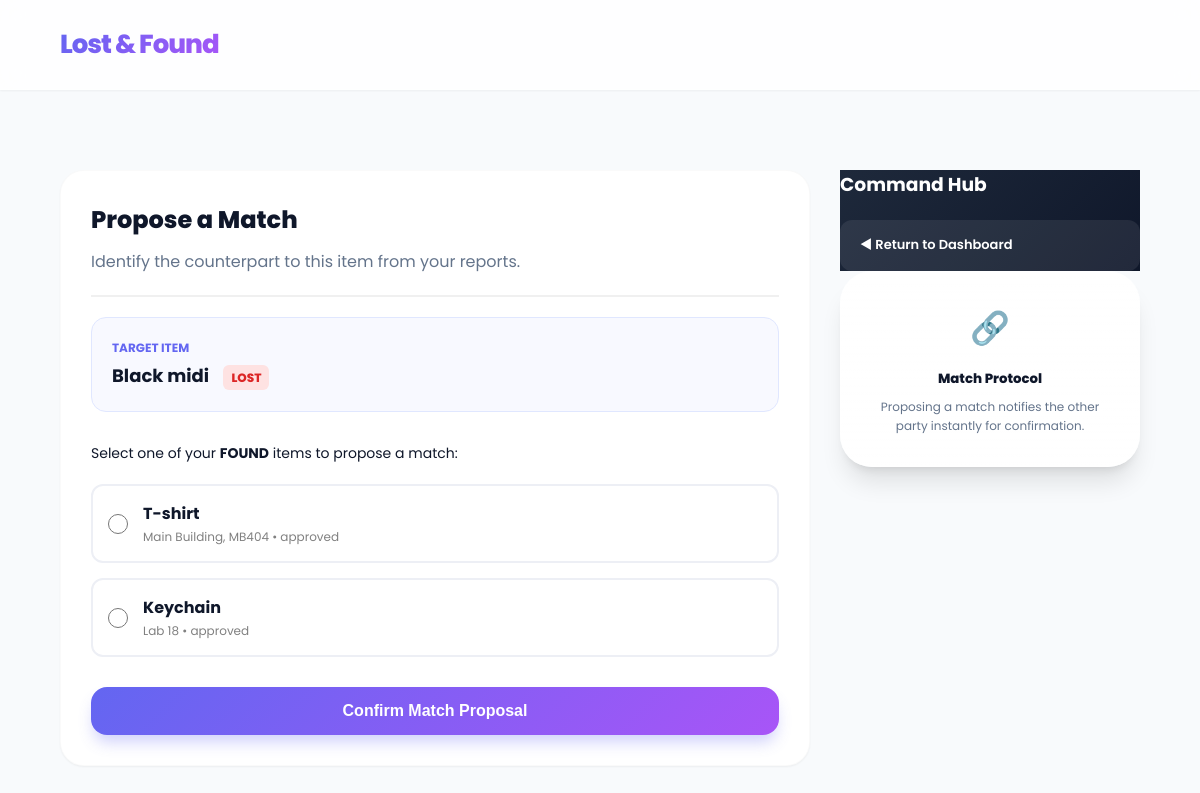
Page /user/match.php?target_id=5 (signed in) on the committed database.
### tables this page shows
CREATE TABLE `items` (
  `id` int(11) NOT NULL,
  `user_id` int(11) NOT NULL,
  `type` enum('lost','found') NOT NULL,
  `item_name` varchar(150) NOT NULL,
  `category` varchar(100) DEFAULT NULL,
  `location` varchar(150) DEFAULT NULL,
  `item_date` date DEFAULT NULL,
  `description` text DEFAULT NULL,
  `image` varchar(255) DEFAULT NULL,
  `status` enum('pending','approved','rejected','matched','claimed','closed') DEFAULT 'pending',
  `created_at` timestamp NOT NULL DEFAULT current_timestamp()
);

### user/match.php (the view, shortened to what this page needs)
<?php
require_once __DIR__ . '/../includes/init.php';
$target_id = $_GET['target_id'] ?? null;
$stmt = $pdo->prepare("SELECT * FROM items WHERE id = ?");
$stmt->execute([$target_id]);
$targetInfo = $stmt->fetch();
$neededType = ($targetInfo['type'] === 'lost') ? 'found' : 'lost';
$stmt = $pdo->prepare("SELECT * FROM items WHERE user_id = ? AND type = ? AND status != 'closed'");
$stmt->execute([$_SESSION['user_id'], $neededType]);
$myCandidates = $stmt->fetchAll();
?>
<!DOCTYPE html>
<html lang="en">
<head>
<link href="<?= BASE_URL ?>/assets/css/theme.css" rel="stylesheet">
</head>
<body>
    <nav class="top-nav">
        <a href="<?= BASE_URL ?>/index.php" class="nav-brand">Lost & Found</a>
    </nav>
    <div class="container">
        <div class="dashboard-layout">
            <main>
                <div class="match-container" style="max-width: 100%; margin: 0; box-shadow: var(--shadow-sm); border: 1px solid rgba(0,0,0,0.02);">
                    <div style="border-bottom: 2px solid #f0f0f0; padding-bottom: 20px; margin-bottom: 20px;">
                         <h2 style="margin-bottom: 10px; font-weight: 800;">Propose a Match</h2>
                         <p style="color: var(--color-text-muted);">Identify the counterpart to this item from your reports.</p>
                    </div>
                    <div style="background: #f8f9ff; border: 1px solid #e0e7ff; padding: 20px; border-radius: 15px; margin-bottom: 30px;">
                        <p style="font-size: 12px; font-weight: 700; color: var(--color-primary); text-transform: uppercase; margin-bottom: 5px;">Target Item</p>
                        <strong style="font-size: 18px;"><?= htmlspecialchars($targetInfo['item_name']) ?></strong>
                        <span style="font-size: 12px; background: <?= $targetInfo['type'] == 'lost' ? '#fee2e2' : '#d1fae5' ?>; color: <?= $targetInfo['type'] == 'lost' ? '#dc2626' : '#059669' ?>; padding: 4px 8px; border-radius: 6px; margin-left: 10px; font-weight: 800;"><?= strtoupper($targetInfo['type']) ?></span>
                    </div>
                    <p style="color: var(--color-text-gray); font-size: 14px; margin-bottom: 15px;">Select one of your <strong><?= strtoupper($neededType) ?></strong> items to propose a match:</p>
                    <?php if (empty($myCandidates)): ?>
                        <div style="padding: 40px; text-align: center; background: #fff; border: 2px dashed #e2e8f0; border-radius: 15px;">
                            <span style="font-size: 40px; display:block; margin-bottom:10px;">📂</span>
                            <p style="font-weight: 600;">No candiate items found.</p>
                            <p style="font-size: 13px; color: gray; margin-bottom: 20px;">You don't have any open "<?= $neededType ?>" items to match against this report.</p>
                            <a href="report-<?= $neededType ?>.php" class="btn-primary" style="display:inline-block;">Report <?= ucfirst($neededType) ?> Item</a>
                        </div>
                    <?php else: ?>
                        <form method="POST">
                            <div class="candidate-list">
                                <?php foreach ($myCandidates as $cand): ?>
                                    <label class="candidate-item">
                                        <input type="radio" name="my_item_id" value="<?= $cand['id'] ?>" required>
                                        <div>
                                            <strong><?= htmlspecialchars($cand['item_name']) ?></strong>
                                            <div style="font-size: 12px; color: gray;"><?= htmlspecialchars($cand['location']) ?> • <?= htmlspecialchars($cand['status']) ?></div>
                                        </div>
                                    </label>
                                <?php endforeach; ?>
                            </div>
                            <button type="submit" class="btn-primary btn-submit" style="margin-top: 30px;">Confirm Match Proposal</button>
                        </form>
                    <?php endif; ?>
                </div>
            </main>
            <aside>
                <div class="sidebar-block" style="background: var(--grad-dark); border: none; color: #fff;">
                    <h3 style="color: #fff; margin-bottom: 20px;">Command Hub</h3>
                    <div style="display: flex; flex-direction: column; gap: 12px;">
                        <a href="dashboard.php" style="background: rgba(255,255,255,0.08); padding: 15px 20px; border-radius: 12px; text-decoration: none; color: #fff; display: flex; align-items: center; justify-content: space-between;">
                            <span style="font-weight: 600; font-size: 13px;">◄ Return to Dashboard</span>
                        </a>
                    </div>
                </div>
                <div class="glass-card" style="padding: 30px; text-align: center;">
                    <span style="font-size: 32px;">🔗</span>
                    <h5 style="margin-top: 15px; font-weight: 800;">Match Protocol</h5>
                    <p style="font-size: 12px; color: var(--color-text-muted); margin-top: 8px;">Proposing a match notifies the other party instantly for confirmation.</p>
                </div>
            </aside>
        </div>
    </div>
</body>
</html>

### assets/css/theme.css (style rules this page uses)
:root { --color-primary: #6366f1; --color-primary-dark: #4f46e5; --color-primary-light: #eef2ff; --color-secondary: #f43f5e; --color-success: #10b981; --color-warning: #f59e0b; --color-danger: #ef4444; --color-bg: #f8fafc; --color-white: #ffffff; --color-text-main: #0f172a; --color-text-muted: #64748b; --color-text-light: #94a3b8; --status-pending-bg: #fffbeb; --status-pending-text: #b45309; --status-matched-bg: #eff6ff; --status-matched-text: #1d4ed8; --status-returned-bg: #f0fdf4; --status-returned-text: #15803d; --status-closed-bg: #fef2f2; --status-closed-text: #b91c1c; --grad-primary: linear-gradient(135deg, #6366f1 0%, #a855f7 100%); --grad-surface: linear-gradient(180deg, rgba(255, 255, 255, 0.9) 0%, rgba(255, 255, 255, 1) 100%); --grad-dark: linear-gradient(135deg, #1e293b 0%, #0f172a 100%); --shadow-sm: 0 1px 2px 0 rgb(0 0 0 / 0.05); --shadow-md: 0 4px 6px -1px rgb(0 0 0 / 0.1), 0 2px 4px -2px rgb(0 0 0 / 0.1); --shadow-lg: 0 10px 15px -3px rgb(0 0 0 / 0.1), 0 4px 6px -4px rgb(0 0 0 / 0.1); --shadow-xl: 0 20px 25px -5px rgb(0 0 0 / 0.1), 0 8px 10px -6px rgb(0 0 0 / 0.1); --shadow-primary: 0 10px 15px -3px rgba(99, 102, 241, 0.3); --radius-full: 9999px; --radius-3xl: 40px; --radius-2xl: 32px; --radius-xl: 24px; --radius-lg: 16px; --radius-md: 12px; }
* { box-sizing: border-box; margin: 0; padding: 0; }
body { background-color: var(--color-bg); color: var(--color-text-main); font-family: 'Poppins', system-ui, -apple-system, sans-serif; line-height: 1.6; overflow-x: hidden; -webkit-font-smoothing: antialiased; }
a { transition: all 0.2s ease; text-decoration: none; }
.top-nav { background: rgba(255, 255, 255, 0.8); backdrop-filter: blur(12px); -webkit-backdrop-filter: blur(12px); height: 90px; display: flex; align-items: center; justify-content: space-between; padding: 0 60px; position: sticky; top: 0; z-index: 1000; border-bottom: 1px solid rgba(255, 255, 255, 0.3); box-shadow: var(--shadow-sm); }
.nav-brand { font-size: 26px; font-weight: 800; background: var(--grad-primary); -webkit-background-clip: text; -webkit-text-fill-color: transparent; background-clip: text; letter-spacing: -1px; }
.container { max-width: 1400px; margin: 0 auto; padding: 40px 60px; }
.glass-card { background: var(--grad-surface); border: 1px solid rgba(255, 255, 255, 0.7); border-radius: var(--radius-2xl); box-shadow: var(--shadow-xl); padding: 50px; }
.btn-primary { background: var(--grad-primary); color: #fff; border: none; padding: 18px 40px; border-radius: var(--radius-lg); font-weight: 700; font-size: 16px; cursor: pointer; transition: 0.3s cubic-bezier(0.175, 0.885, 0.32, 1.275); box-shadow: var(--shadow-primary); }

### user/match.php (style rules this page uses)
.match-container { max-width: 600px; margin: 50px auto; padding: 30px; background: #fff; border-radius: var(--radius-xl); box-shadow: var(--shadow-lg); }
.candidate-list { display: flex; flex-direction: column; gap: 15px; margin-top: 20px; }
.candidate-item { display: flex; align-items: center; gap: 15px; padding: 15px; border: 2px solid #edeff5; border-radius: 12px; cursor: pointer; transition: 0.2s; }
.candidate-item input { width: 20px; height: 20px; accent-color: var(--color-primary); }
.btn-submit { width: 100%; margin-top: 20px; padding: 15px; font-size: 16px; }
.dashboard-layout { display: grid; grid-template-columns: 1fr 300px; gap: 30px; margin-top: 40px; }

### rows in the picture
items: item_name "Black midi", type "LOST", type "FOUND"
items: item_name "T-shirt", location "Main Building, MB404", status "approved"
items: item_name "Keychain", location "Lab 18", status "approved"
